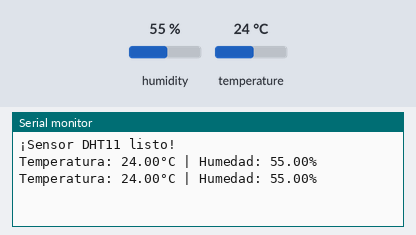
A sketch run on a simulated Arduino Uno, built with avr-gcc and run on an emulated ATmega328P. On the bench: the last lines printed to the serial monitor. The test bench sets the inputs (shaded band); at power-on: humidity 55 %, temperature 24 °C.

Above: at 2.8 s.
2.9 s: humidity set to 22 %
At 4.6 s:
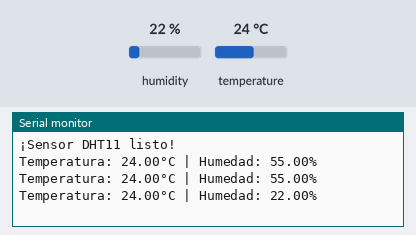
5.6 s: temperature set to 12 °C
At 7.0 s:
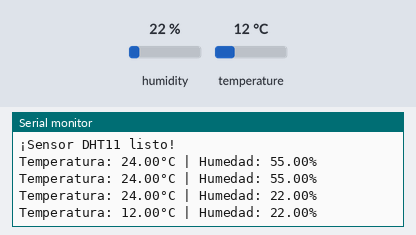
8.3 s: humidity set to 40 %
At 10.7 s:
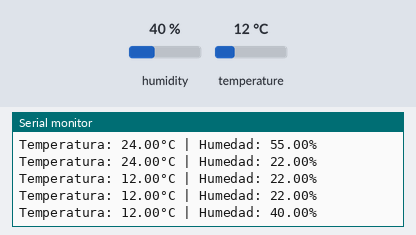
Timing chart, 0 to 12.2 s (numbered marks = the images above; inputs shaded):
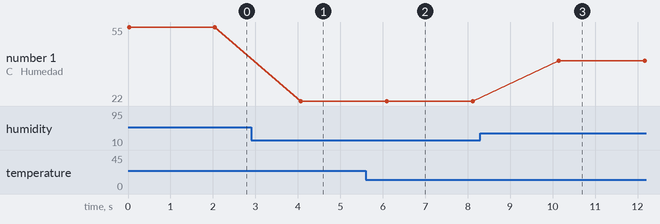

The sketch:

temp_humd_DHT11_1.ino
```cpp
#include <DHT.h>

#define DHTPIN 7        // Pin donde conectaste el sensor
#define DHTTYPE DHT11   // Tipo de sensor

DHT dht(DHTPIN, DHTTYPE);

void setup() {
  Serial.begin(9600);
  dht.begin();
  Serial.println("¡Sensor DHT11 listo!");
}

void loop() {
  // Leer temperatura y humedad
  float temperatura = dht.readTemperature();
  float humedad = dht.readHumidity();

  // Comprobar si la lectura es válida
  if (isnan(temperatura) || isnan(humedad)) {
    Serial.println("Error al leer el sensor");
  } else {
    Serial.print("Temperatura: ");
    Serial.print(temperatura);
    Serial.print("°C | Humedad: ");
    Serial.print(humedad);
    Serial.println("%");
  }

  delay(2000); // Esperar 2 segundos entre lecturas
}
```

Measured:
- after the input at 2.9 s, the serial monitor: prints a new line after 1.2 s (image 1)
- after the input at 5.6 s, the serial monitor: prints a new line after 0.50 s (image 2)
- after the input at 8.3 s, the serial monitor: prints a new line after 1.8 s (image 3)
- plotted number 1: 55 → 22 after the input at 2.9 s, 22 → 40 after the input at 8.3 s
